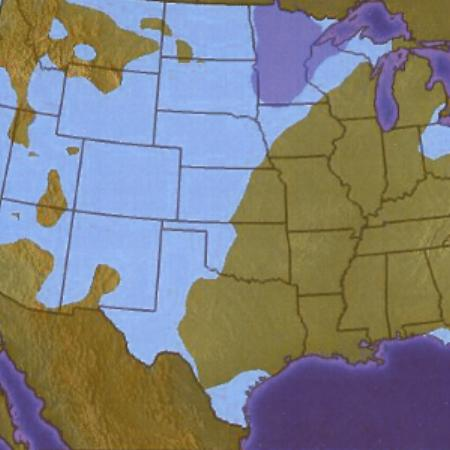
%> input picture am10_FC_am11_SE/test.jpg, 450 x 450 px
$ octave --eval "result = am4_hsv_average('am10_FC_am11_SE/test.jpg');"   (GNU Octave 9; MATLAB toolbox functions it lacks are replaced by stand-ins)
%> lines starting %> are read from the running program, lines starting %| are printed output that depends on the picture
function [avgHue, avgSaturation, stdSaturation, avgValue, stdValue] = am4_hsv_average(filepath)
%> called with filepath = 'am10_FC_am11_SE/test.jpg'
    RGB = imread(filepath);
%> RGB is the input picture: size 450x450x3 uint8; mean R, G, B 127.7, 127.7, 127.6
    RGB= im2uint8(RGB);
    hsv = rgb2hsv(RGB);
%> hsv: size 450x450x3 double; mean H, S, V 0.395, 0.458, 0.635
    h = hsv(:,:,1);
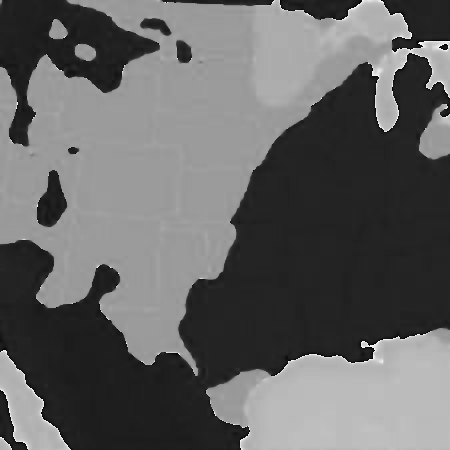
%> h: size 450x450 double; min 0, max 0.992, mean 0.395
    s = hsv(:,:,2);
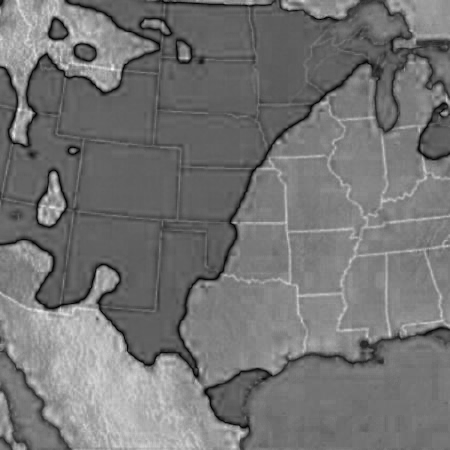
%> s: size 450x450 double; min 0, max 0.958, mean 0.458
    v = hsv(:,:,3);
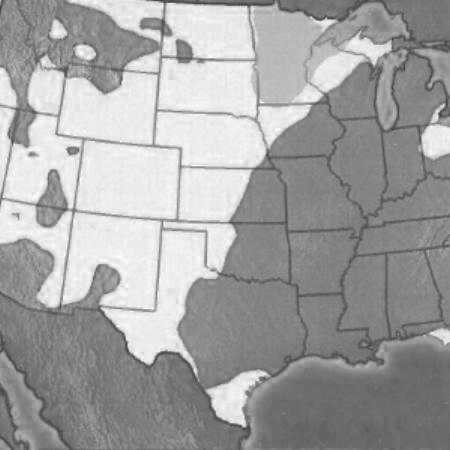
%> v: size 450x450 double; min 0.235, max 1, mean 0.635

    sumsin = sum(sind(h(:))) ;
%> sumsin = 1395.6
    sumcos = sum(cosd(h(:)));
%> sumcos = 202493.1
    avgHue=atan2d(sumsin, sumcos);  %  average hue angle
%> avgHue = 0.395
    avgSaturation= mean2(s); %  average saturation
%> avgSaturation = 0.458
    stdSaturation = std(std(s));%  standard deviation saturation
%> stdSaturation = 0.0332
    avgValue= mean2(v); %  average value angle
%> avgValue = 0.635
    stdValue= std(std(v));%  standard deviation value
%> stdValue = 0.0445
%> `result = am4_hsv_average('am10_FC_am11_SE/test.jpg');`: result = 0.395
end
